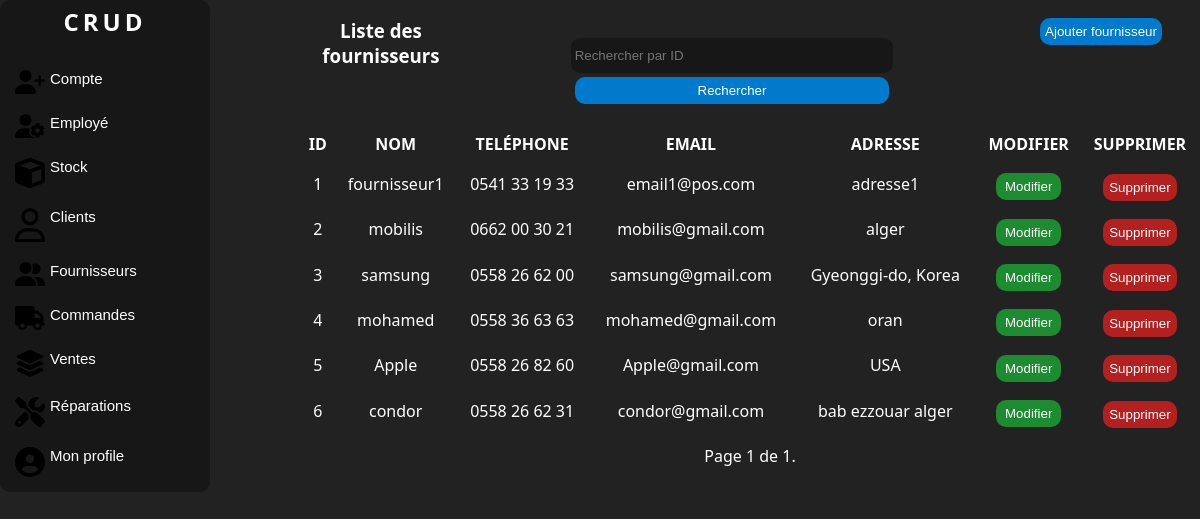
Page /fournisseurs/ (signed in) on the committed database.
### manager/models.py (models this page shows, shortened)
class Supplier(models.Model):
    name = models.CharField(max_length=100, db_column='Nom')
    phone = PhoneNumberField(unique=True, region='DZ', db_column='Téléphone')
    email = models.EmailField(unique=True, db_column='Email')
    address = models.TextField(db_column='Adresse')
    class Meta:
        db_table = 'Fournisseur'

### manager/views.py (the view)
# urls.py: path('fournisseurs/', views.SupplierListView.as_view(), name='supplier-list'),
class SupplierListView(LoginRequiredMixin, ListView):
    model = Supplier
    template_name = 'listefournisseur.html'
    context_object_name = 'suppliers'
    paginate_by = 7
    form_class = FilterForm
    def get_queryset(self):
        queryset = super().get_queryset()
        query = self.request.GET.get('query')
        if query:
            queryset = queryset.filter(id=query)
        return queryset
    def get_context_data(self, **kwargs):
        context = super().get_context_data(**kwargs)
        context['form'] = FilterForm(self.request.GET)
        return context

### manager/forms.py
class FilterForm(forms.Form):
    query = forms.IntegerField(label='', required=False,
                               widget=forms.TextInput(attrs={'placeholder': 'Rechercher par ID'}))

### manager/templatetags/auth_extras.py (called while the page is built)
@register.filter(name='has_group')
def has_group(user, group_name):
    group = Group.objects.get(name=group_name)
    return True if group in user.groups.all() else False

### manager/templates/listefournisseur.html (shortened to what this page needs)
{% load static %}
{% load auth_extras %}
<!DOCTYPE html>
<html lang="en">
<head>
    <link rel="stylesheet" href="{% static 'css/style.css' %}">
    <link rel="stylesheet" href="{% static 'css/accueil.css' %}">
</head>
<body>
<div class="corp">
    <div class="nav">
        <div class="logo">
            <a href="{% url 'home' %}" class="link"><h2>CRUD</h2></a>
        </div>
        <br>
        {% if request.user|has_group:"Admin" %}
        <button class="value">
            <a class="link" href="{% url 'account-list' %}"> Compte </a>
        </button>
        <button class="value">
            <a class="link" href="{% url 'employee-list' %}">Employé </a>
        </button>
         {% endif %}
        <button class="value">
            <a class="link" href="{% url 'products-list' %}"> Stock </a>
        </button>
        <button class="value">
            <a class="link" href="{% url 'client-list' %}"> Clients </a>
        </button>
        <button class="value">
            <a class="link" href="{% url 'supplier-list' %}"> Fournisseurs </a>
        </button>
        <button class="value">
            <a class="link" href="{% url 'purchase-order-list' %}">Commandes </a>
        </button>
        <button class="value">
            <a class="link" href="{% url 'sale-list' %}">Ventes </a>
        </button>
        <button class="value">
            <a class="link" href="{% url 'repair-list' %}"> Réparations </a>
        </button>
        <button class="value">
            <a class="link" href="{% url 'dashboard' %}"> Mon profile </a>
        </button>
    </div>
    <div class="liste">
        <div class="c1">
            <div class="colone1"><h3>Liste des fournisseurs</h3></div>
            <div class="colone1">
                <form method="GET" action="">
                    {{ form }}
                    <button class="button" type="submit">Rechercher</button>
                </form>
            </div>
            <div class="colone1">
                <button class="button"><a href="{% url 'add-supplier' %}" class="link">Ajouter fournisseur</a></button>
            </div>
        </div>
        <div class="c2">
            {% if suppliers %}
            <table>
                <thead>
                <tr>
                    <th>Id</th>
                    <th>Nom</th>
                    <th>Teléphone</th>
                    <th>Email</th>
                    <th>Adresse</th>
                    <th>Modifier</th>
                    <th>Supprimer</th>
                </tr>
                </thead>
                <tbody id="tbody">
                {% for supplier in suppliers %}
                <tr>
                    <td>{{ supplier.id }}</td>
                    <td>{{ supplier.name }}</td>
                    <td>{{ supplier.phone }}</td>
                    <td>{{ supplier.email }}</td>
                    <td>{{ supplier.address }}</td>
                    <td>
                        <button class="button" id="modifier"
                                onclick="location.href='{% url 'update-supplier' supplier.id %}';">Modifier
                        </button>
                    </td>
                    <td>
                        <button class="button" id="supprimer"
                                onclick="location.href='{% url 'delete-supplier' supplier.id %}';">Supprimer
                        </button>
                    </td>
                </tr>
                {% endfor %}
                </tbody>
            </table>
            {% else %}
            <p>Pas de fournisseurs trouvés.</p>
            {% endif %}
            <div class="pagination">
                <span class="step-links">
                    <span class="current">
                        Page {{ page_obj.number }} de {{ page_obj.paginator.num_pages }}.
                    </span>
                </span>
            </div>
        </div>
    </div>
</body>
</html>

### manager/static/css/style.css (style rules this page uses)
* { padding: 0; margin: 0; }
body { background:#222 ; color: #fff; font-family:system-ui ; }
.corp { display: grid; grid-template-columns: 25% 75%; }
form { margin: auto; text-align: center; padding: 3%; }
input { width: 62%; height: 27px; outline: none; border: none; background: #111111a7; margin: 4px 0px; border-radius:9px ; padding: 4px; color:#fff; }
.button { width: 62%; height: 27px; border-radius:10px ; border: none; cursor: pointer; background: #007acc; color: white; transition: 0.7s; }
.nav { display: flex; flex-direction: column; width: 200px; background: #111111a7 ; justify-content: center; border-radius: 10px; transition: 1s; padding: 5px; overflow: hidden; }
.liste { text-align: center; display: grid; grid-template-rows: 20% 80%; }
.c1 { margin-top: 2%; display: grid; grid-template-columns: 18% 60% 22%; }
.c2 { margin-top: 2%; }
table { width: 100%; text-align: center; margin: 10px 0; }
table th { text-transform: uppercase; }
th,td { padding: 5px; }
#supprimer { width: 70%; background-color: rgba(193, 32, 32, 0.916); margin-top: 6%; }
#modifier { width: 70%; background: #1bb635b7; margin-top: 6%; }

### manager/static/css/accueil.css (style rules this page uses)
* { padding: 0; margin: 0; }
body { background:#222 ; color: #fff; font-family:system-ui ; }
.link { text-decoration: none; color: white; }
.logo { text-align: center; letter-spacing: 4px; }
.value { font-size: 15px; background-color: transparent; border: none; padding: 10px; color: white; display: flex; position: relative; gap: 5px; cursor: pointer; border-radius: 10px; transition: 1s; box-sizing: border-box; }
.value::before { content: ""; position: absolute; top: 5px; left: -15px; width: 5px; height: 100%; background-color:#007acc ; border-radius: 5px; opacity: 0; transition: 1s; }
.value svg { width: 30px; }

### rows in the picture
Supplier: id "1", name "fournisseur1", phone "0541 33 19 33", email "email1@pos.com", address "adresse1"
Supplier: id "2", name "mobilis", phone "0662 00 30 21", email "mobilis@gmail.com", address "alger"
Supplier: id "3", name "samsung", phone "0558 26 62 00", email "samsung@gmail.com", address "Gyeonggi-do, Korea"
Supplier: id "4", name "mohamed", phone "0558 36 63 63", email "mohamed@gmail.com", address "oran"
Supplier: id "5", name "Apple", phone "0558 26 82 60", email "Apple@gmail.com", address "USA"
Supplier: id "6", name "condor", phone "0558 26 62 31", email "condor@gmail.com", address "bab ezzouar alger"

### other values in the picture
{{ page_obj.number }} "1"
{{ page_obj.paginator.num_pages }} "1"
